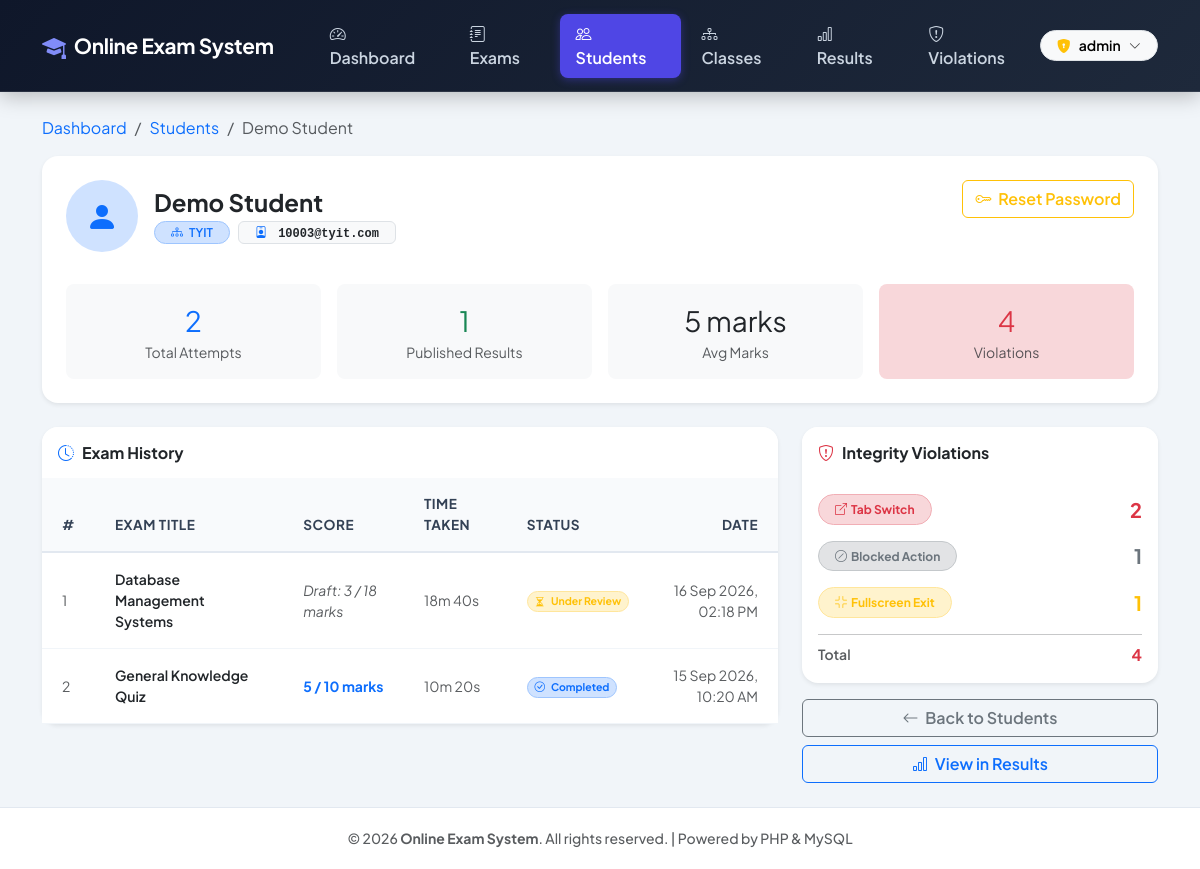
The app's page /admin/student-profile.php?id=3 (signed in) with its own data.
### tables this page shows
CREATE TABLE IF NOT EXISTS `students` (
    `id`       INT AUTO_INCREMENT PRIMARY KEY,
    `name`     VARCHAR(100) NOT NULL,
    `email`    VARCHAR(100) NOT NULL UNIQUE,
    `password` VARCHAR(255) NOT NULL,
    `class_id` INT NULL,
    FOREIGN KEY (`class_id`) REFERENCES `classes`(`id`) ON DELETE SET NULL
);

CREATE TABLE IF NOT EXISTS `classes` (
    `id`          INT AUTO_INCREMENT PRIMARY KEY,
    `name`        VARCHAR(50)  NOT NULL,
    `description` VARCHAR(200) NULL,
    `sort_order`  INT          NOT NULL DEFAULT 0,
    `created_at`  DATETIME     NOT NULL DEFAULT CURRENT_TIMESTAMP,
    UNIQUE KEY `uq_class_name` (`name`)
);

CREATE TABLE IF NOT EXISTS `results` (
    `id`           INT AUTO_INCREMENT PRIMARY KEY,
    `student_id`   INT          NOT NULL,
    `exam_id`      INT          NOT NULL,
    `score`        DECIMAL(6,2) NOT NULL DEFAULT 0.00,
    `status`       VARCHAR(20)  NOT NULL DEFAULT 'published',
    `admin_feedback` TEXT       NULL,
    `attempted_at` DATETIME     NOT NULL DEFAULT CURRENT_TIMESTAMP,
    `evaluated_at` DATETIME     NULL,
    FOREIGN KEY (`student_id`) REFERENCES `students`(`id`) ON DELETE CASCADE,
    FOREIGN KEY (`exam_id`)    REFERENCES `exams`(`id`)    ON DELETE CASCADE
);

CREATE TABLE IF NOT EXISTS `exams` (
    `id`               INT AUTO_INCREMENT PRIMARY KEY,
    `title`            VARCHAR(150) NOT NULL,
    `duration_minutes` INT          NOT NULL DEFAULT 30,
    `result_mode`      VARCHAR(20)  NOT NULL DEFAULT 'instant',
    `start_at`             DATETIME     NULL,
    `end_at`               DATETIME     NULL,
    `questions_to_display` INT          NOT NULL DEFAULT 0
);

### admin/student-profile.php (the view, shortened to what this page needs)
<?php
include '../includes/header.php';
include '../config/db.php';
$student_id = (int)($_GET['id'] ?? 0);
$stmt = mysqli_prepare($conn,
    "SELECT s.*, c.name AS class_name
     FROM students s LEFT JOIN classes c ON s.class_id = c.id
     WHERE s.id = ?");
mysqli_stmt_bind_param($stmt, "i", $student_id);
mysqli_stmt_execute($stmt);
$student = mysqli_fetch_assoc(mysqli_stmt_get_result($stmt));
$stmt = mysqli_prepare($conn,
    "SELECT r.*, e.title AS exam_title, e.duration_minutes,
            es.time_taken_seconds,
            COALESCE(NULLIF((SELECT SUM(COALESCE(q.marks, 1)) FROM student_answers sa JOIN questions q ON sa.question_id = q.id WHERE sa.result_id = r.id), 0),
                     (SELECT COALESCE(SUM(q.marks), 0) FROM questions q WHERE q.exam_id = e.id)) AS exam_total_marks
     FROM results r
     JOIN exams e ON r.exam_id = e.id
     LEFT JOIN exam_sessions es ON es.student_id = r.student_id AND es.exam_id = r.exam_id
     WHERE r.student_id = ?
     ORDER BY r.attempted_at DESC");
mysqli_stmt_bind_param($stmt, "i", $student_id);
mysqli_stmt_execute($stmt);
$results_res = mysqli_stmt_get_result($stmt);
$results = [];
while ($row = mysqli_fetch_assoc($results_res)) $results[] = $row;
$stmt = mysqli_prepare($conn,
    "SELECT violation_type, COUNT(*) AS cnt
     FROM exam_violations WHERE student_id = ?
     GROUP BY violation_type ORDER BY cnt DESC");
mysqli_stmt_bind_param($stmt, "i", $student_id);
mysqli_stmt_execute($stmt);
$viol_res = mysqli_stmt_get_result($stmt);
$violations = [];
while ($row = mysqli_fetch_assoc($viol_res)) $violations[] = $row;
$total_violations = array_sum(array_column($violations, 'cnt'));
$total_attempts  = count($results);
$published       = array_filter($results, fn($r) => $r['status'] === 'published');
$published_count = count($published);
$avg_score       = $published_count > 0 ? round(array_sum(array_column(array_values($published), 'score')) / $published_count, 1) : 0;
?>
<nav aria-label="breadcrumb" class="mb-3">
    <ol class="breadcrumb small">
        <li class="breadcrumb-item"><a href="dashboard.php" class="text-decoration-none">Dashboard</a></li>
        <li class="breadcrumb-item"><a href="manage-students.php" class="text-decoration-none">Students</a></li>
        <li class="breadcrumb-item active"><?php echo htmlspecialchars($student['name']); ?></li>
    </ol>
</nav>
<div class="card border-0 shadow-sm rounded-4 mb-4">
    <div class="card-body p-4">
        <div class="d-flex flex-wrap gap-4 align-items-start justify-content-between">
            <div class="d-flex gap-3 align-items-center">
                <div class="rounded-circle bg-primary-subtle d-flex align-items-center justify-content-center flex-shrink-0" style="width:72px;height:72px;">
                    <i class="bi bi-person-fill fs-2 text-primary"></i>
                </div>
                <div>
                    <h4 class="fw-bold mb-1"><?php echo htmlspecialchars($student['name']); ?></h4>
                    <div class="d-flex flex-wrap gap-2 align-items-center">
                        <span class="badge bg-primary-subtle text-primary border border-primary-subtle rounded-pill px-3 py-1 fw-semibold">
                            <i class="bi bi-diagram-3 me-1"></i>
                            <?php echo $student['class_name'] ? htmlspecialchars($student['class_name']) : 'No Class'; ?>
                        </span>
                        <span class="badge bg-light text-dark border font-monospace px-3 py-1">
                            <i class="bi bi-person-badge me-1 text-primary"></i>
                            <?php echo htmlspecialchars($student['email']); ?>
                        </span>
                    </div>
                </div>
            </div>
            <form method="POST" onsubmit="return confirm('Reset password to \'student\' for <?php echo htmlspecialchars($student['name'], ENT_QUOTES); ?>?')">
                <button type="submit" class="btn btn-outline-warning fw-semibold">
                    <i class="bi bi-key me-1"></i> Reset Password
                </button>
            </form>
        </div>
        <div class="row g-3 mt-3">
            <div class="col-6 col-md-3">
                <div class="text-center p-3 bg-light rounded-3">
                    <div class="fw-extrabold fs-3 text-primary"><?php echo $total_attempts; ?></div>
                    <div class="text-muted small">Total Attempts</div>
                </div>
            </div>
            <div class="col-6 col-md-3">
                <div class="text-center p-3 bg-light rounded-3">
                    <div class="fw-extrabold fs-3 text-success"><?php echo $published_count; ?></div>
                    <div class="text-muted small">Published Results</div>
                </div>
            </div>
            <div class="col-6 col-md-3">
                <div class="text-center p-3 bg-light rounded-3">
                    <div class="fw-extrabold fs-3 text-dark"><?php echo rtrim(rtrim(number_format((float)$avg_score, 2), '0'), '.'); ?> marks</div>
                    <div class="text-muted small">Avg Marks</div>
                </div>
            </div>
            <div class="col-6 col-md-3">
                <div class="text-center p-3 bg-<?php echo $total_violations > 0 ? 'danger' : 'success'; ?>-subtle rounded-3">
                    <div class="fw-extrabold fs-3 text-<?php echo $total_violations > 0 ? 'danger' : 'success'; ?>"><?php echo $total_violations; ?></div>
                    <div class="text-muted small">Violations</div>
                </div>
            </div>
        </div>
    </div>
</div>
<div class="row g-4">
    <div class="col-lg-8">
        <div class="card border-0 shadow-sm rounded-4">
            <div class="card-header bg-white border-0 py-3 rounded-top-4">
                <h6 class="fw-bold mb-0"><i class="bi bi-clock-history text-primary me-2"></i>Exam History</h6>
            </div>
            <div class="card-body p-0">
                <div class="table-responsive">
                    <table class="table custom-table align-middle mb-0 small">
                        <thead>
                            <tr>
                                <th class="ps-4">#</th>
                                <th>Exam Title</th>
                                <th>Score</th>
                                <th>Time Taken</th>
                                <th>Status</th>
                                <th class="pe-4 text-end">Date</th>
                            </tr>
                        </thead>
                        <tbody>
                            <?php if (empty($results)): ?>
                            <tr><td colspan="6" class="text-center text-muted py-5">
                                <i class="bi bi-journal-x fs-2 d-block mb-2"></i>No exam attempts yet.
                            </td></tr>
                            <?php else: $i = 1; foreach ($results as $r):
                                $pending = ($r['status'] ?? 'published') === 'pending';
                                $tt = (int)($r['time_taken_seconds'] ?? 0);
                            ?>
                            <tr>
                                <td class="ps-4 text-muted"><?php echo $i++; ?></td>
                                <td class="fw-semibold text-dark"><?php echo htmlspecialchars($r['exam_title']); ?></td>
                                <td>
                                    <?php
                                    $out_of = (float)($r['exam_total_marks'] ?? 0);
                                    $display_total = ($out_of > 0) ? rtrim(rtrim(number_format($out_of, 2), '0'), '.') : '';
                                    $score_fmt = rtrim(rtrim(number_format((float)$r['score'], 2), '0'), '.');
                                    ?>
                                    <?php if ($pending): ?>
                                        <span class="text-muted fst-italic">Draft: <?php echo $score_fmt; ?><?php echo $display_total ? " / $display_total" : ''; ?> marks</span>
                                    <?php else: ?>
                                        <span class="fw-bold text-primary">
                                            <?php echo $score_fmt; ?><?php echo $display_total ? " / $display_total" : ''; ?> marks
                                        </span>
                                    <?php endif; ?>
                                </td>
                                <td class="text-muted">
                                    <?php if ($tt > 0): echo floor($tt/60).'m '.($tt%60).'s'; else: echo '—'; endif; ?>
                                </td>
                                <td>
                                    <?php if ($pending): ?>
                                        <span class="badge bg-warning-subtle text-warning border border-warning-subtle rounded-pill px-2.5 py-1 fw-bold">
                                            <i class="bi bi-hourglass-split me-1"></i> Under Review
                                        </span>
                                    <?php else: ?>
                                        <span class="badge bg-primary-subtle text-primary border border-primary-subtle rounded-pill px-2.5 py-1 fw-bold">
                                            <i class="bi bi-check-circle me-1"></i> Completed
                                        </span>
                                    <?php endif; ?>
                                </td>
                                <td class="pe-4 text-end text-muted"><?php echo date('d M Y, h:i A', strtotime($r['attempted_at'])); ?></td>
                            </tr>
                            <?php endforeach; endif; ?>
                        </tbody>
                    </table>
                </div>
            </div>
        </div>
    </div>
    <div class="col-lg-4">
        <div class="card border-0 shadow-sm rounded-4">
            <div class="card-header bg-white border-0 py-3 rounded-top-4">
                <h6 class="fw-bold mb-0"><i class="bi bi-shield-exclamation text-danger me-2"></i>Integrity Violations</h6>
            </div>
            <div class="card-body">
                <?php if (empty($violations)): ?>
                <div class="text-center py-3">
                    <i class="bi bi-shield-check fs-2 text-success d-block mb-2"></i>
                    <p class="text-muted small mb-0">No violations recorded.<br>Clean exam history!</p>
                </div>
                <?php else:
                    $vmap = [
                        'tab_switch'      => ['danger',    'bi-box-arrow-up-right', 'Tab Switch'],
                        'fullscreen_exit' => ['warning',   'bi-fullscreen-exit',    'Fullscreen Exit'],
                        'exit_exam'       => ['danger',    'bi-door-open-fill',     'Exited Exam'],
                        'blocked_key'     => ['secondary', 'bi-slash-circle',       'Blocked Action'],
                    ];
                    foreach ($violations as $v):
                        $b = $vmap[$v['violation_type']] ?? ['dark', 'bi-question', $v['violation_type']];
                ?>
                <div class="d-flex justify-content-between align-items-center mb-3">
                    <span class="badge bg-<?php echo $b[0]; ?>-subtle text-<?php echo $b[0]; ?> border border-<?php echo $b[0]; ?>-subtle rounded-pill px-3 py-2">
                        <i class="bi <?php echo $b[1]; ?> me-1"></i><?php echo $b[2]; ?>
                    </span>
                    <span class="fw-bold fs-5 text-<?php echo $b[0]; ?>"><?php echo $v['cnt']; ?></span>
                </div>
                <?php endforeach; ?>
                <hr class="my-2">
                <div class="d-flex justify-content-between align-items-center">
                    <span class="fw-semibold text-muted small">Total</span>
                    <span class="fw-bold text-danger"><?php echo $total_violations; ?></span>
                </div>
                <?php endif; ?>
            </div>
        </div>
        <div class="mt-3">
            <a href="manage-students.php" class="btn btn-outline-secondary w-100 fw-semibold">
                <i class="bi bi-arrow-left me-1"></i> Back to Students
            </a>
            <a href="view-results.php?student_id=<?php echo $student_id; ?>" class="btn btn-outline-primary w-100 fw-semibold mt-2">
                <i class="bi bi-bar-chart me-1"></i> View in Results
            </a>
        </div>
    </div>
</div>
<?php include '../includes/footer.php'; ?>

### css/style.css (style rules this page uses)
:root { --primary-color: #4f46e5; --primary-hover: #4338ca; --secondary-color: #64748b; --success-color: #10b981; --danger-color: #ef4444; --warning-color: #f59e0b; --info-color: #06b6d4; --bg-body: #f1f5f9; --card-bg: #ffffff; --text-main: #0f172a; --text-muted: #64748b; --border-color: #cbd5e1; --shadow-sm: 0 1px 3px rgba(0,0,0,0.08); --shadow-md: 0 4px 14px rgba(15, 23, 42, 0.1); --shadow-lg: 0 12px 28px rgba(15, 23, 42, 0.15); }
body { background-color: var(--bg-body) !important; color: var(--text-main) !important; font-family: 'Plus Jakarta Sans', -apple-system, BlinkMacSystemFont, sans-serif; min-height: 100vh; display: flex; flex-direction: column; }
:root { --exam-q-font-size: 1.2rem; --exam-body-font-size: 1.05rem; }
.custom-table { border-collapse: separate !important; border-spacing: 0 !important; }
.custom-table thead th { background: #f8fafc !important; color: #334155 !important; font-weight: 700 !important; font-size: 0.85rem !important; text-transform: uppercase !important; letter-spacing: 0.5px !important; padding: 1rem 1.25rem !important; border-bottom: 2px solid #e2e8f0 !important; }
.custom-table tbody td { padding: 1rem 1.25rem !important; vertical-align: middle !important; border-bottom: 1px solid #f1f5f9 !important; }

### records on screen
students: name "Demo Student", class.name "TYIT", email "10003@tyit.com"
results: exam.title "Database Management Systems", score "3", display_total "18", tt "18", tt "40", status "pending" (drawn), attempted_at "16 Sep 2026, 02:18 PM"
results: exam.title "General Knowledge Quiz", score "5", display_total "10", tt "10", tt "20", status "published" (drawn), attempted_at "15 Sep 2026, 10:20 AM"

### other values on screen
$_SESSION['admin_username'] "admin"
$total_attempts "2"
$published_count "1"
rtrim(rtrim(number_format((float)$avg_score, 2), '0'), '.') "5"
$total_violations "4"
$b[2] "Tab Switch"
$v['cnt'] "2"
$b[2] "Blocked Action"
$v['cnt'] "1"
$b[2] "Fullscreen Exit"
